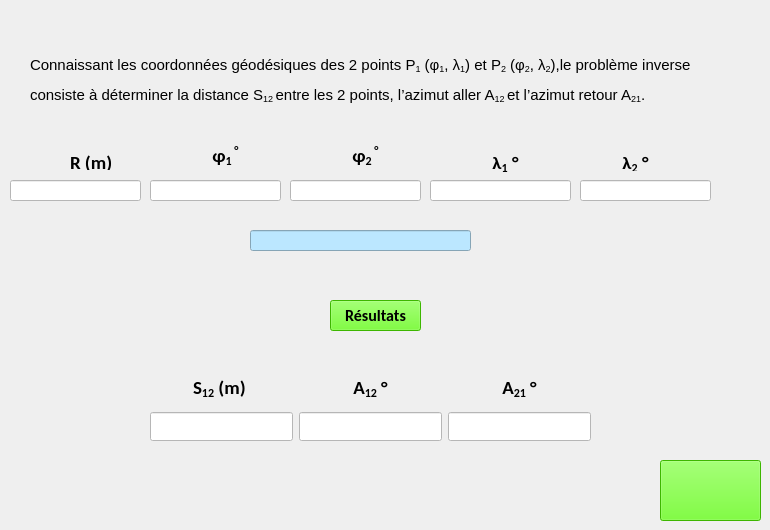
          <widget class="QWidget" name="tab_5_2">
           <attribute name="title">
            <string>Résolution du problème indirect</string>
           </attribute>
           <widget class="QPushButton" name="PB_hp8">
            <property name="geometry">
             <rect>
              <x>660</x>
              <y>460</y>
              <width>101</width>
              <height>61</height>
             </rect>
            </property>
            <property name="font">
             <font>
              <weight>75</weight>
              <bold>true</bold>
             </font>
            </property>
            <property name="styleSheet">
             <string notr="true">background-color:rgb(85, 255, 0)</string>
            </property>
            <property name="text">
             <string/>
            </property>
            <property name="icon">
             <iconset>
              <normaloff>pictures/78-781325_next-button-clipart-panah-purple-next-button-png.png</normaloff>pictures/78-781325_next-button-clipart-panah-purple-next-button-png.png</iconset>
            </property>
            <property name="iconSize">
             <size>
              <width>50</width>
              <height>50</height>
             </size>
            </property>
           </widget>
           <widget class="QLabel" name="label_130">
            <property name="geometry">
             <rect>
              <x>30</x>
              <y>30</y>
              <width>671</width>
              <height>101</height>
             </rect>
            </property>
            <property name="font">
             <font>
              <family>MS Shell Dlg 2</family>
              <pointsize>11</pointsize>
              <weight>50</weight>
              <italic>false</italic>
              <bold>false</bold>
             </font>
            </property>
            <property name="styleSheet">
             <string notr="true">font: 11pt &quot;MS Shell Dlg 2&quot;;</string>
            </property>
            <property name="text">
             <string>&lt;html&gt;&lt;head/&gt;&lt;body&gt;&lt;p&gt;&lt;span style=&quot; color:#000000;&quot;&gt;Connaissant les coordonnées géodésiques des 2 points P&lt;/span&gt;&lt;span style=&quot; color:#000000; vertical-align:sub;&quot;&gt;1&lt;/span&gt;&lt;span style=&quot; color:#000000;&quot;&gt; (φ&lt;/span&gt;&lt;span style=&quot; color:#000000; vertical-align:sub;&quot;&gt;1&lt;/span&gt;&lt;span style=&quot; color:#000000;&quot;&gt;, λ&lt;/span&gt;&lt;span style=&quot; color:#000000; vertical-align:sub;&quot;&gt;1&lt;/span&gt;&lt;span style=&quot; color:#000000;&quot;&gt;) et P&lt;/span&gt;&lt;span style=&quot; color:#000000; vertical-align:sub;&quot;&gt;2&lt;/span&gt;&lt;span style=&quot; color:#000000;&quot;&gt; (φ&lt;/span&gt;&lt;span style=&quot; color:#000000; vertical-align:sub;&quot;&gt;2&lt;/span&gt;&lt;span style=&quot; color:#000000;&quot;&gt;, λ&lt;/span&gt;&lt;span style=&quot; color:#000000; vertical-align:sub;&quot;&gt;2&lt;/span&gt;&lt;span style=&quot; color:#000000;&quot;&gt;),le problème inverse&lt;/span&gt;&lt;/p&gt;&lt;p&gt;&lt;span style=&quot; color:#000000;&quot;&gt;consiste à déterminer la distance S&lt;/span&gt;&lt;span style=&quot; color:#000000; vertical-align:sub;&quot;&gt;12 &lt;/span&gt;&lt;span style=&quot; color:#000000;&quot;&gt;entre les 2 points, l’azimut aller A&lt;/span&gt;&lt;span style=&quot; color:#000000; vertical-align:sub;&quot;&gt;12 &lt;/span&gt;&lt;span style=&quot; color:#000000;&quot;&gt;et l’azimut retour A&lt;/span&gt;&lt;span style=&quot; color:#000000; vertical-align:sub;&quot;&gt;21&lt;/span&gt;&lt;span style=&quot; color:#000000;&quot;&gt;. &lt;/span&gt;&lt;/p&gt;&lt;/body&gt;&lt;/html&gt;</string>
            </property>
           </widget>
           <widget class="QLineEdit" name="R_pi">
            <property name="geometry">
             <rect>
              <x>10</x>
              <y>180</y>
              <width>131</width>
              <height>21</height>
             </rect>
            </property>
            <property name="font">
             <font>
              <family>Calibri</family>
              <pointsize>12</pointsize>
              <weight>50</weight>
              <italic>false</italic>
              <bold>false</bold>
             </font>
            </property>
            <property name="styleSheet">
             <string notr="true">background-color: rgb(255, 255, 255);
font: 12pt &quot;Calibri&quot;;</string>
            </property>
           </widget>
           <widget class="QLineEdit" name="lam1_pi">
            <property name="geometry">
             <rect>
              <x>430</x>
              <y>180</y>
              <width>141</width>
              <height>21</height>
             </rect>
            </property>
            <property name="font">
             <font>
              <family>Calibri</family>
              <pointsize>12</pointsize>
              <weight>50</weight>
              <italic>false</italic>
              <bold>false</bold>
             </font>
            </property>
            <property name="styleSheet">
             <string notr="true">background-color: rgb(255, 255, 255);
font: 12pt &quot;Calibri&quot;;</string>
            </property>
           </widget>
           <widget class="QLineEdit" name="lam2_pi">
            <property name="geometry">
             <rect>
              <x>580</x>
              <y>180</y>
              <width>131</width>
              <height>21</height>
             </rect>
            </property>
            <property name="font">
             <font>
              <family>Calibri</family>
              <pointsize>12</pointsize>
              <weight>50</weight>
              <italic>false</italic>
              <bold>false</bold>
             </font>
            </property>
            <property name="styleSheet">
             <string notr="true">background-color: rgb(255, 255, 255);
font: 12pt &quot;Calibri&quot;;</string>
            </property>
           </widget>
           <widget class="QLineEdit" name="phi1_pi">
            <property name="geometry">
             <rect>
              <x>150</x>
              <y>180</y>
              <width>131</width>
              <height>21</height>
             </rect>
            </property>
            <property name="font">
             <font>
              <family>Calibri</family>
              <pointsize>12</pointsize>
              <weight>50</weight>
              <italic>false</italic>
              <bold>false</bold>
             </font>
            </property>
            <property name="styleSheet">
             <string notr="true">background-color: rgb(255, 255, 255);
font: 12pt &quot;Calibri&quot;;</string>
            </property>
           </widget>
           <widget class="QLineEdit" name="phi2_pi">
            <property name="geometry">
             <rect>
              <x>290</x>
              <y>180</y>
              <width>131</width>
              <height>21</height>
             </rect>
            </property>
            <property name="font">
             <font>
              <family>Calibri</family>
              <pointsize>12</pointsize>
              <weight>50</weight>
              <italic>false</italic>
              <bold>false</bold>
             </font>
            </property>
            <property name="styleSheet">
             <string notr="true">background-color: rgb(255, 255, 255);
font: 12pt &quot;Calibri&quot;;</string>
            </property>
           </widget>
           <widget class="QLabel" name="label_131">
            <property name="geometry">
             <rect>
              <x>200</x>
              <y>140</y>
              <width>51</width>
              <height>31</height>
             </rect>
            </property>
            <property name="font">
             <font>
              <family>Calibri</family>
              <pointsize>12</pointsize>
              <weight>75</weight>
              <italic>true</italic>
              <bold>true</bold>
             </font>
            </property>
            <property name="text">
             <string>&lt;html&gt;&lt;head/&gt;&lt;body&gt;&lt;p align=&quot;center&quot;&gt;&lt;span style=&quot; font-size:14pt; font-style:normal;&quot;&gt;φ&lt;/span&gt;&lt;span style=&quot; font-size:14pt; font-style:normal; vertical-align:sub;&quot;&gt;1 &lt;/span&gt;&lt;span style=&quot; font-size:14pt; font-style:normal; vertical-align:super;&quot;&gt;°&lt;/span&gt;&lt;/p&gt;&lt;/body&gt;&lt;/html&gt;</string>
            </property>
           </widget>
           <widget class="QLabel" name="label_132">
            <property name="geometry">
             <rect>
              <x>340</x>
              <y>140</y>
              <width>51</width>
              <height>31</height>
             </rect>
            </property>
            <property name="font">
             <font>
              <family>Calibri</family>
              <pointsize>12</pointsize>
              <weight>75</weight>
              <italic>true</italic>
              <bold>true</bold>
             </font>
            </property>
            <property name="text">
             <string>&lt;html&gt;&lt;head/&gt;&lt;body&gt;&lt;p align=&quot;center&quot;&gt;&lt;span style=&quot; font-size:14pt; font-style:normal;&quot;&gt;φ&lt;/span&gt;&lt;span style=&quot; font-size:14pt; font-style:normal; vertical-align:sub;&quot;&gt;2&lt;/span&gt;&lt;span style=&quot; font-size:14pt; font-style:normal; vertical-align:super;&quot;&gt; °&lt;/span&gt;&lt;/p&gt;&lt;/body&gt;&lt;/html&gt;</string>
            </property>
           </widget>
           <widget class="QLabel" name="label_133">
            <property name="geometry">
             <rect>
              <x>490</x>
              <y>150</y>
              <width>31</width>
              <height>23</height>
             </rect>
            </property>
            <property name="font">
             <font>
              <family>Calibri</family>
              <pointsize>12</pointsize>
              <weight>75</weight>
              <italic>true</italic>
              <bold>true</bold>
             </font>
            </property>
            <property name="text">
             <string>&lt;html&gt;&lt;head/&gt;&lt;body&gt;&lt;p align=&quot;center&quot;&gt;&lt;span style=&quot; font-size:14pt; font-style:normal;&quot;&gt;λ&lt;/span&gt;&lt;span style=&quot; font-size:14pt; font-style:normal; vertical-align:sub;&quot;&gt;1&lt;/span&gt;&lt;span style=&quot; font-size:14pt; font-style:normal;&quot;&gt; °&lt;/span&gt;&lt;/p&gt;&lt;/body&gt;&lt;/html&gt;</string>
            </property>
           </widget>
           <widget class="QLabel" name="label_134">
            <property name="geometry">
             <rect>
              <x>620</x>
              <y>150</y>
              <width>31</width>
              <height>21</height>
             </rect>
            </property>
            <property name="font">
             <font>
              <family>Calibri</family>
              <pointsize>12</pointsize>
              <weight>75</weight>
              <italic>true</italic>
              <bold>true</bold>
             </font>
            </property>
            <property name="text">
             <string>&lt;html&gt;&lt;head/&gt;&lt;body&gt;&lt;p align=&quot;center&quot;&gt;&lt;span style=&quot; font-size:14pt; font-style:normal;&quot;&gt;λ&lt;/span&gt;&lt;span style=&quot; font-size:14pt; font-style:normal; vertical-align:sub;&quot;&gt;2&lt;/span&gt;&lt;span style=&quot; font-size:14pt; font-style:normal;&quot;&gt; °&lt;/span&gt;&lt;/p&gt;&lt;/body&gt;&lt;/html&gt;</string>
            </property>
           </widget>
           <widget class="QLabel" name="label_135">
            <property name="geometry">
             <rect>
              <x>70</x>
              <y>150</y>
              <width>41</width>
              <height>20</height>
             </rect>
            </property>
            <property name="font">
             <font>
              <family>Calibri</family>
              <pointsize>12</pointsize>
              <weight>75</weight>
              <italic>true</italic>
              <bold>true</bold>
             </font>
            </property>
            <property name="text">
             <string>&lt;html&gt;&lt;head/&gt;&lt;body&gt;&lt;p align=&quot;center&quot;&gt;&lt;span style=&quot; font-size:14pt; font-style:normal;&quot;&gt;R (m)&lt;/span&gt;&lt;/p&gt;&lt;/body&gt;&lt;/html&gt;</string>
            </property>
           </widget>
           <widget class="QPushButton" name="PB_probIndirect">
            <property name="geometry">
             <rect>
              <x>330</x>
              <y>300</y>
              <width>91</width>
              <height>31</height>
             </rect>
            </property>
            <property name="font">
             <font>
              <family>Calibri</family>
              <pointsize>12</pointsize>
              <weight>75</weight>
              <bold>true</bold>
             </font>
            </property>
            <property name="styleSheet">
             <string notr="true">background-color: rgb(85, 255, 0);</string>
            </property>
            <property name="text">
             <string>Résultats</string>
            </property>
           </widget>
           <widget class="QLineEdit" name="cond10">
            <property name="geometry">
             <rect>
              <x>250</x>
              <y>230</y>
              <width>221</width>
              <height>21</height>
             </rect>
            </property>
            <property name="palette">
             <palette>
              <active>
               <colorrole role="WindowText">
                <brush brushstyle="SolidPattern">
                 <color alpha="255">
                  <red>255</red>
                  <green>0</green>
                  <blue>0</blue>
                 </color>
                </brush>
               </colorrole>
               <colorrole role="Button">
                <brush brushstyle="SolidPattern">
                 <color alpha="255">
                  <red>187</red>
                  <green>231</green>
                  <blue>255</blue>
                 </color>
                </brush>
               </colorrole>
               <colorrole role="Base">
                <brush brushstyle="SolidPattern">
                 <color alpha="255">
                  <red>187</red>
                  <green>231</green>
                  <blue>255</blue>
                 </color>
                </brush>
               </colorrole>
               <colorrole role="Window">
                <brush brushstyle="SolidPattern">
                 <color alpha="255">
                  <red>187</red>
                  <green>231</green>
                  <blue>255</blue>
                 </color>
                </brush>
               </colorrole>
              </active>
              <inactive>
               <colorrole role="WindowText">
                <brush brushstyle="SolidPattern">
                 <color alpha="255">
                  <red>255</red>
                  <green>0</green>
                  <blue>0</blue>
                 </color>
                </brush>
               </colorrole>
               <colorrole role="Button">
                <brush brushstyle="SolidPattern">
                 <color alpha="255">
                  <red>187</red>
                  <green>231</green>
                  <blue>255</blue>
                 </color>
                </brush>
               </colorrole>
               <colorrole role="Base">
                <brush brushstyle="SolidPattern">
                 <color alpha="255">
                  <red>187</red>
                  <green>231</green>
                  <blue>255</blue>
                 </color>
                </brush>
               </colorrole>
               <colorrole role="Window">
                <brush brushstyle="SolidPattern">
                 <color alpha="255">
                  <red>187</red>
                  <green>231</green>
                  <blue>255</blue>
                 </color>
                </brush>
               </colorrole>
              </inactive>
              <disabled>
               <colorrole role="WindowText">
                <brush brushstyle="SolidPattern">
                 <color alpha="255">
                  <red>120</red>
                  <green>120</green>
                  <blue>120</blue>
                 </color>
                </brush>
               </colorrole>
               <colorrole role="Button">
                <brush brushstyle="SolidPattern">
                 <color alpha="255">
                  <red>187</red>
                  <green>231</green>
                  <blue>255</blue>
                 </color>
                </brush>
               </colorrole>
               <colorrole role="Base">
                <brush brushstyle="SolidPattern">
                 <color alpha="255">
                  <red>187</red>
                  <green>231</green>
                  <blue>255</blue>
                 </color>
                </brush>
               </colorrole>
               <colorrole role="Window">
                <brush brushstyle="SolidPattern">
                 <color alpha="255">
                  <red>187</red>
                  <green>231</green>
                  <blue>255</blue>
                 </color>
                </brush>
               </colorrole>
              </disabled>
             </palette>
            </property>
            <property name="styleSheet">
             <string notr="true">border-color: rgb(255, 255, 255);
font: 10pt &quot;MS Shell Dlg 2&quot;;</string>
            </property>
           </widget>
           <widget class="QWidget" name="layoutWidget">
            <property name="geometry">
             <rect>
              <x>150</x>
              <y>370</y>
              <width>441</width>
              <height>71</height>
             </rect>
            </property>
            <layout class="QHBoxLayout" name="horizontalLayout_27">
             <item>
              <layout class="QVBoxLayout" name="verticalLayout_46">
               <item>
                <widget class="QLabel" name="label_136">
                 <property name="font">
                  <font>
                   <family>Calibri</family>
                   <pointsize>12</pointsize>
                   <weight>75</weight>
                   <italic>true</italic>
                   <bold>true</bold>
                  </font>
                 </property>
                 <property name="text">
                  <string>&lt;html&gt;&lt;head/&gt;&lt;body&gt;&lt;p align=&quot;center&quot;&gt;&lt;span style=&quot; font-size:14pt; font-style:normal;&quot;&gt;S&lt;/span&gt;&lt;span style=&quot; font-size:14pt; font-style:normal; vertical-align:sub;&quot;&gt;12&lt;/span&gt;&lt;span style=&quot; font-size:14pt; font-style:normal;&quot;&gt; (m) &lt;/span&gt;&lt;/p&gt;&lt;/body&gt;&lt;/html&gt;</string>
                 </property>
                </widget>
               </item>
               <item>
                <widget class="QLineEdit" name="S12_pi">
                 <property name="enabled">
                  <bool>false</bool>
                 </property>
                 <property name="font">
                  <font>
                   <family>Calibri</family>
                   <pointsize>12</pointsize>
                   <weight>50</weight>
                   <italic>false</italic>
                   <bold>false</bold>
                  </font>
                 </property>
                 <property name="styleSheet">
                  <string notr="true">background-color: rgb(255, 255, 255);
font: 12pt &quot;Calibri&quot;;</string>
                 </property>
                </widget>
               </item>
              </layout>
             </item>
             <item>
              <layout class="QVBoxLayout" name="verticalLayout_47">
               <item>
                <widget class="QLabel" name="label_137">
                 <property name="font">
                  <font>
                   <family>Calibri</family>
                   <pointsize>12</pointsize>
                   <weight>75</weight>
                   <italic>true</italic>
                   <bold>true</bold>
                  </font>
                 </property>
                 <property name="text">
                  <string>&lt;html&gt;&lt;head/&gt;&lt;body&gt;&lt;p align=&quot;center&quot;&gt;&lt;span style=&quot; font-size:14pt; font-style:normal;&quot;&gt;A&lt;/span&gt;&lt;span style=&quot; font-size:14pt; font-style:normal; vertical-align:sub;&quot;&gt;12&lt;/span&gt;&lt;span style=&quot; font-size:14pt; font-style:normal;&quot;&gt; °&lt;/span&gt;&lt;/p&gt;&lt;/body&gt;&lt;/html&gt;</string>
                 </property>
                </widget>
               </item>
               <item>
                <widget class="QLineEdit" name="A12_pi">
                 <property name="enabled">
                  <bool>false</bool>
                 </property>
                 <property name="font">
                  <font>
                   <family>Calibri</family>
                   <pointsize>12</pointsize>
                   <weight>50</weight>
                   <italic>false</italic>
                   <bold>false</bold>
                  </font>
                 </property>
                 <property name="styleSheet">
                  <string notr="true">background-color: rgb(255, 255, 255);
font: 12pt &quot;Calibri&quot;;</string>
                 </property>
                </widget>
               </item>
              </layout>
             </item>
             <item>
              <layout class="QVBoxLayout" name="verticalLayout_48">
               <item>
                <widget class="QLabel" name="label_138">
                 <property name="font">
                  <font>
                   <family>Calibri</family>
                   <pointsize>12</pointsize>
                   <weight>75</weight>
                   <italic>true</italic>
                   <bold>true</bold>
                  </font>
                 </property>
                 <property name="text">
                  <string>&lt;html&gt;&lt;head/&gt;&lt;body&gt;&lt;p align=&quot;center&quot;&gt;&lt;span style=&quot; font-size:14pt; font-style:normal;&quot;&gt;A&lt;/span&gt;&lt;span style=&quot; font-size:14pt; font-style:normal; vertical-align:sub;&quot;&gt;21&lt;/span&gt;&lt;span style=&quot; font-size:14pt; font-style:normal;&quot;&gt; °&lt;/span&gt;&lt;/p&gt;&lt;/body&gt;&lt;/html&gt;</string>
                 </property>
                </widget>
               </item>
               <item>
                <widget class="QLineEdit" name="A21_pi">
                 <property name="enabled">
                  <bool>false</bool>
                 </property>
                 <property name="font">
                  <font>
                   <family>Calibri</family>
                   <pointsize>12</pointsize>
                   <weight>50</weight>
                   <italic>false</italic>
                   <bold>false</bold>
                  </font>
                 </property>
                 <property name="styleSheet">
                  <string notr="true">background-color: rgb(255, 255, 255);
font: 12pt &quot;Calibri&quot;;</string>
                 </property>
                </widget>
               </item>
              </layout>
             </item>
            </layout>
           </widget>
          </widget>
